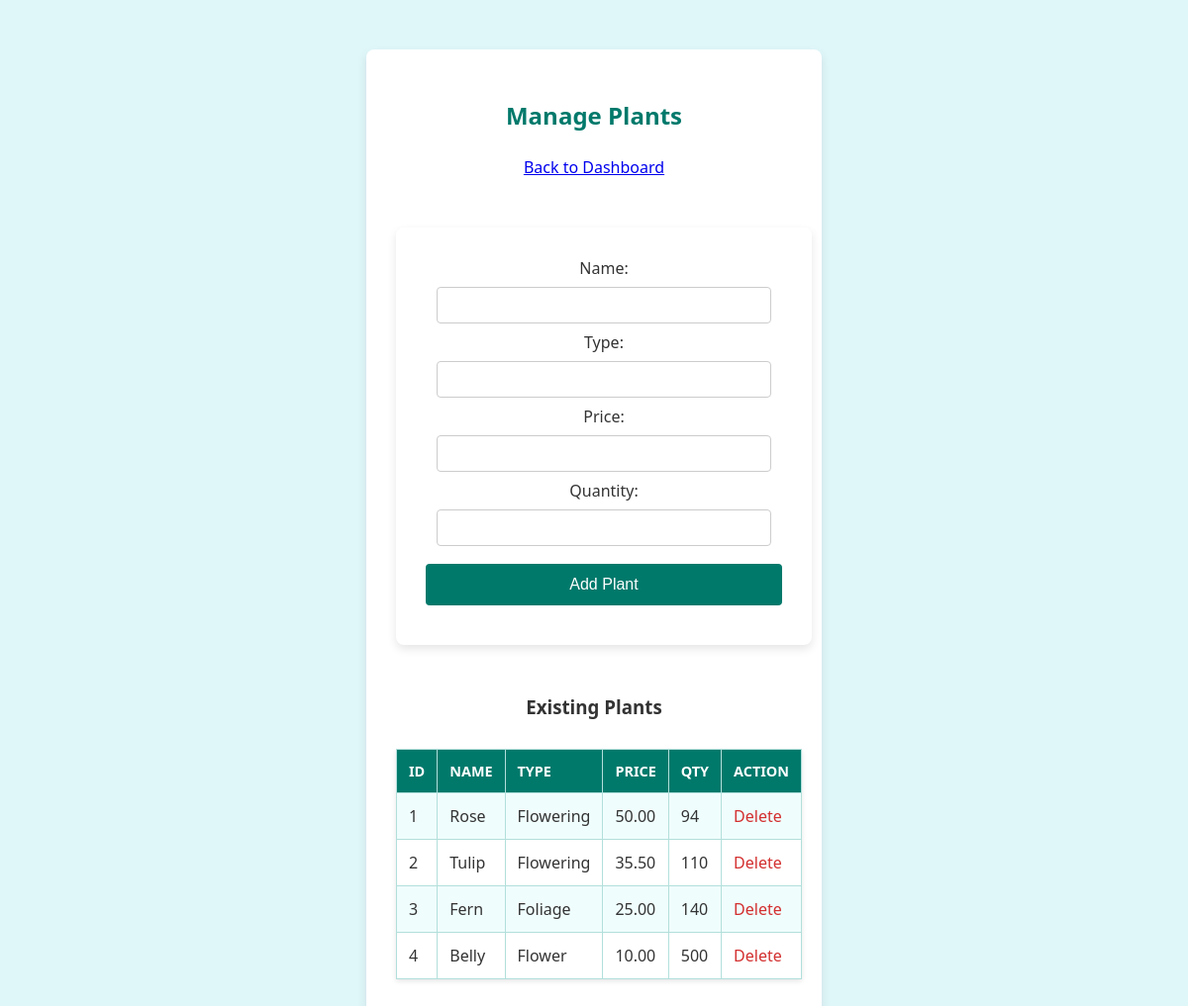
The app's page /manage_plants.php (signed in) with its own data.
### tables this page shows
CREATE TABLE `plants` (
  `PlantID` int(11) NOT NULL,
  `Name` varchar(100) NOT NULL,
  `Type` varchar(50) DEFAULT NULL,
  `Price` decimal(10,2) DEFAULT NULL,
  `QuantityInStock` int(11) DEFAULT NULL
);

### manage_plants.php (the view, shortened to what this page needs)
<?php
include 'db.php';
$result = $conn->query("SELECT * FROM Plants");
?>
<!DOCTYPE html>
<html>
<head>
    <link rel="stylesheet" href="./Css 2.css">
</head>
<body>
    <div class="dashboard">
        <h2>Manage Plants</h2>
        <p><a href="dashboard.php">Back to Dashboard</a></p>
        <form method="post" action="manage_plants.php">
            Name:<input type="text" name="name" required>
            Type:<input type="text" name="type" required>
            Price:<input type="number" step="0.01" name="price" required>
            Quantity:<input type="number" name="quantity" required>
            <input type="submit" name="add" value="Add Plant">
        </form>
        <h3>Existing Plants</h3>
        <table>
            <tr><th>ID</th><th>Name</th><th>Type</th><th>Price</th><th>Qty</th><th>Action</th></tr>
            <?php
            if ($result->num_rows > 0) {
                while($row = $result->fetch_assoc()){ ?>
                <tr>
                    <td><?= htmlspecialchars($row['PlantID']) ?></td>
                    <td><?= htmlspecialchars($row['Name']) ?></td>
                    <td><?= htmlspecialchars($row['Type']) ?></td>
                    <td><?= htmlspecialchars($row['Price']) ?></td>
                    <td><?= htmlspecialchars($row['QuantityInStock']) ?></td>
                    <td><a href="manage_plants.php?delete=<?= htmlspecialchars($row['PlantID']) ?>" onclick="return confirm('Are you sure you want to delete this plant?');">Delete</a></td>
                </tr>
            <?php
                }
            } else {
                echo "<tr><td colspan='6'>No plants found.</td></tr>";
            }
            ?>
        </table>
    </div>
</body>
</html>

### Css 2.css (style rules this page uses)
body { font-family: 'Segoe UI', Tahoma, Geneva, Verdana, sans-serif; background: #e0f7fa; margin: 0; padding: 0; color: #333; }
.login-container, .dashboard, form { background-color: #ffffff; padding: 30px; border-radius: 8px; box-shadow: 0 4px 10px rgba(0, 0, 0, 0.1); width: 90%; max-width: 400px; margin: 50px auto; text-align: center; }
h2 { text-align: center; color: #00796b; margin-bottom: 25px; }
table { width: 90%; margin: 30px auto; border-collapse: collapse; background-color: #ffffff; box-shadow: 0 2px 5px rgba(0, 0, 0, 0.1); }
table, th, td { border: 1px solid #b2dfdb; padding: 12px; text-align: left; }
th { background-color: #00796b; color: white; font-weight: bold; text-transform: uppercase; font-size: 0.9em; }
tr:nth-child(even) { background-color: #f0fdfd; }
input[type=text], input[type=email], input[type=number], input[type=password], select { width: calc(100% - 22px); padding: 10px; margin: 8px 0; display: inline-block; border: 1px solid #ccc; border-radius: 4px; box-sizing: border-box; }
input[type=submit] { width: 100%; background-color: #00796b; color: white; padding: 12px 20px; margin: 10px 0; border: none; border-radius: 4px; cursor: pointer; font-size: 1em; transition: background-color 0.3s ease; }
table a { color: #d32f2f; text-decoration: none; font-weight: normal; }

### records on screen
plants: PlantID "1", Name "Rose", Type "Flowering", Price "50.00", QuantityInStock "94"
plants: PlantID "2", Name "Tulip", Type "Flowering", Price "35.50", QuantityInStock "110"
plants: PlantID "3", Name "Fern", Type "Foliage", Price "25.00", QuantityInStock "140"
plants: PlantID "4", Name "Belly", Type "Flower", Price "10.00", QuantityInStock "500"
